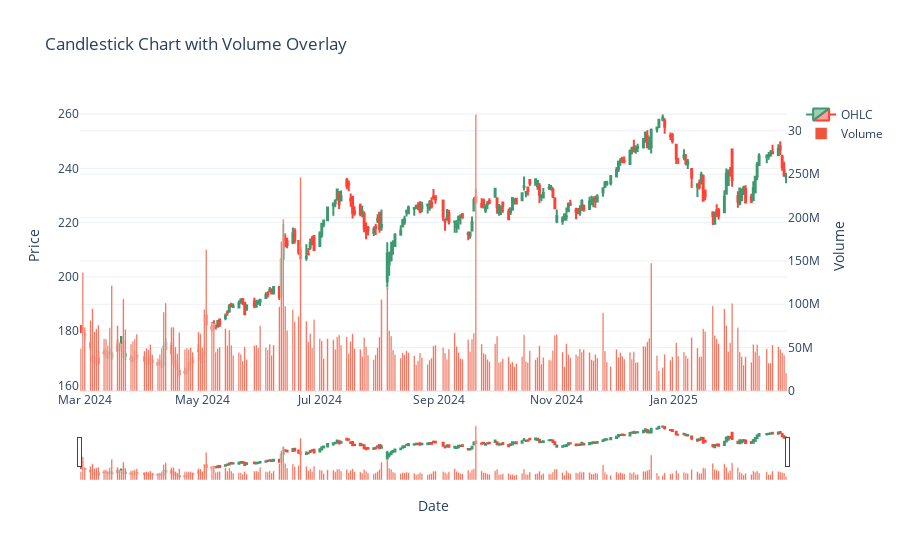
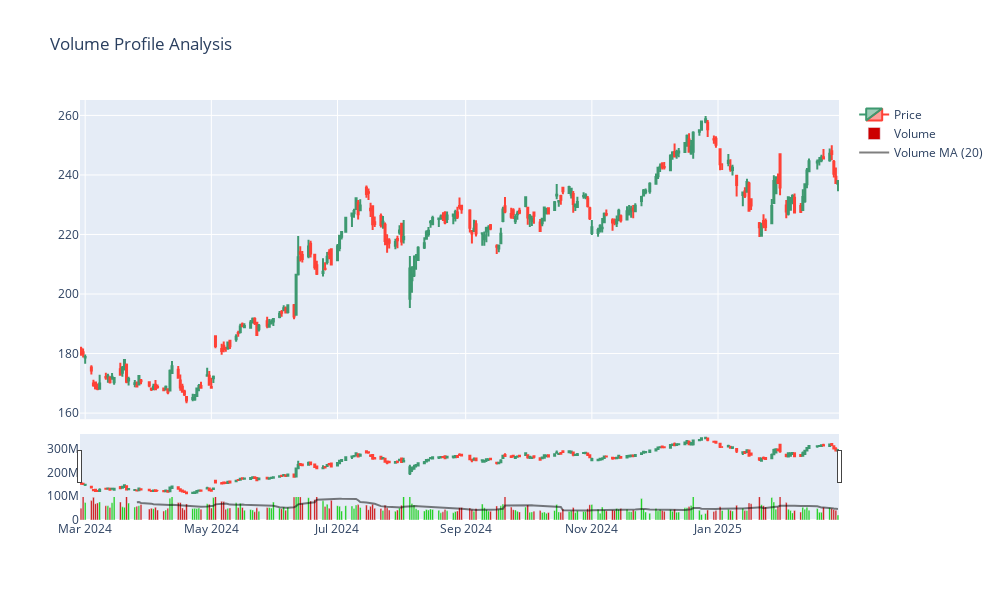

Notebook cell for these charts, in order:
### Markdown cell above
## 2. Volume Profile Visualization

### Code cell
# Volume profile visualization
def create_volume_profile_examples(data, config):
    """Create examples of volume profile visualization"""
    visualizer = CandlestickVisualizer(data, config)
    
    # Basic volume overlay
    print("Creating volume overlay chart...")
    volume_fig = visualizer.create_candlestick_chart(
        use_plotly=True,
        show_volume=True,
        title="Candlestick Chart with Volume Overlay"
    )
    
    # Create volume profile visualization
    # Note: This assumes there's a method for volume profile in the visualizer
    # If not, we'll implement a basic version
    
    from plotly.subplots import make_subplots
    
    # Create custom volume profile visualization
    print("Creating volume profile visualization...")
    profile_fig = make_subplots(
        rows=2, cols=1, 
        row_heights=[0.8, 0.2],
        shared_xaxes=True,
        vertical_spacing=0.05
    )
    
    # Add candlestick chart
    profile_fig.add_trace(
        go.Candlestick(
            x=data.index,
            open=data['Open'],
            high=data['High'],
            low=data['Low'],
            close=data['Close'],
            name='Price'
        ),
        row=1, col=1
    )
    
    # Add colored volume bars
    colors = [
        config.color_scheme['volume_up'] if data['Close'][i] >= data['Open'][i] 
        else config.color_scheme['volume_down'] 
        for i in range(len(data))
    ]
    
    profile_fig.add_trace(
        go.Bar(
            x=data.index,
            y=data['Volume'],
            marker_color=colors,
            name='Volume'
        ),
        row=2, col=1
    )
    
    # Add volume moving average
    volume_ma = data['Volume'].rolling(window=20).mean()
    profile_fig.add_trace(
        go.Scatter(
            x=data.index,
            y=volume_ma,
            line=dict(color='rgba(0,0,0,0.5)', width=2),
            name='Volume MA (20)'
        ),
        row=2, col=1
    )
    
    # Update layout
    profile_fig.update_layout(
        title="Volume Profile Analysis",
        height=config.default_height,
        width=config.default_width,
        showlegend=True
    )
    
    return {
        'volume_fig': volume_fig,
        'profile_fig': profile_fig
    }

# Create volume profile examples
try:
    volume_examples = create_volume_profile_examples(
        apple_data, 
        viz_env['custom_config']
    )
    
    # Display charts
    volume_examples['volume_fig'].show()
    volume_examples['profile_fig'].show()
    
    print("Volume profile examples created successfully")
except Exception as e:
    print(f"Error creating volume profile examples: {str(e)}")

### Figure 1 — Plotly figure (JSON) as saved in the notebook; plotly's stock layout.template omitted (floating-point values rounded to 4 significant figures; data arrays with more than 128 entries replaced by an {"elided": "..."} marker saying what was removed)
{"data": [{"close": {"elided": "252 float values"}, "high": {"elided": "252 float values"}, "low": {"elided": "252 float values"}, "name": "OHLC", "open": {"elided": "252 float values"}, "type": "candlestick", "x": {"elided": "252 str values"}}, {"name": "Volume", "type": "bar", "x": {"elided": "252 str values"}, "y": {"elided": "252 int values"}, "yaxis": "y2"}], "layout": {"title": {"text": "Candlestick Chart with Volume Overlay"}, "xaxis": {"title": {"text": "Date"}}, "yaxis": {"title": {"text": "Price"}}, "yaxis2": {"overlaying": "y", "side": "right", "title": {"text": "Volume"}}}}

### Figure 2 — Plotly figure (JSON) as saved in the notebook; plotly's stock layout.template omitted (floating-point values rounded to 4 significant figures; data arrays with more than 128 entries replaced by an {"elided": "..."} marker saying what was removed)
{"data": [{"close": {"elided": "252 float values"}, "high": {"elided": "252 float values"}, "low": {"elided": "252 float values"}, "name": "Price", "open": {"elided": "252 float values"}, "type": "candlestick", "x": {"elided": "252 str values"}, "xaxis": "x", "yaxis": "y"}, {"marker": {"color": {"elided": "252 str values"}}, "name": "Volume", "type": "bar", "x": {"elided": "252 str values"}, "xaxis": "x2", "y": {"elided": "252 int values"}, "yaxis": "y2"}, {"line": {"color": "rgba(0,0,0,0.5)", "width": 2}, "name": "Volume MA (20)", "type": "scatter", "x": {"elided": "252 str values"}, "xaxis": "x2", "y": {"elided": "252 float values"}, "yaxis": "y2"}], "layout": {"height": 600, "showlegend": true, "title": {"text": "Volume Profile Analysis"}, "width": 1000, "xaxis": {"anchor": "y", "domain": [0, 1], "matches": "x2", "showticklabels": false}, "xaxis2": {"anchor": "y2", "domain": [0, 1]}, "yaxis": {"anchor": "x", "domain": [0.24, 1]}, "yaxis2": {"anchor": "x2", "domain": [0, 0.19]}}}
